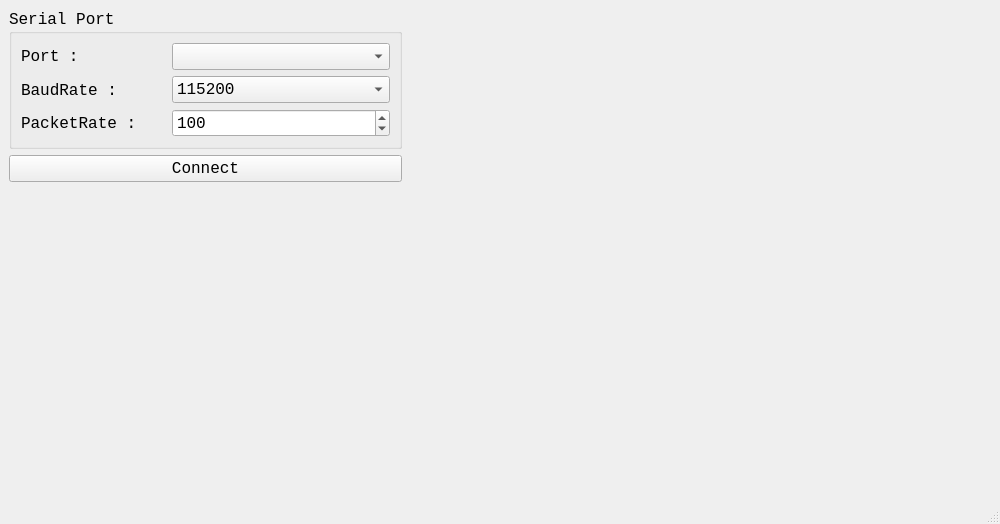
<?xml version="1.0" encoding="UTF-8"?>
<ui version="4.0">
 <class>MainWindow</class>
 <widget class="QMainWindow" name="MainWindow">
  <property name="geometry">
   <rect>
    <x>0</x>
    <y>0</y>
    <width>1000</width>
    <height>524</height>
   </rect>
  </property>
  <property name="font">
   <font>
    <family>Consolas</family>
   </font>
  </property>
  <property name="windowTitle">
   <string>MainWindow</string>
  </property>
  <widget class="QWidget" name="centralwidget">
   <layout class="QFormLayout" name="formLayout">
    <item row="0" column="0" colspan="2">
     <layout class="QHBoxLayout" name="horizontalLayout" stretch="2,3">
      <item>
       <layout class="QVBoxLayout" name="verticalLayout_SerialPort" stretch="0,0,0">
        <item>
         <widget class="QGroupBox" name="groupBox_SerialPort">
          <property name="font">
           <font>
            <family>Consolas</family>
            <pointsize>12</pointsize>
           </font>
          </property>
          <property name="layoutDirection">
           <enum>Qt::LeftToRight</enum>
          </property>
          <property name="title">
           <string>Serial Port</string>
          </property>
          <property name="flat">
           <bool>false</bool>
          </property>
          <property name="checkable">
           <bool>false</bool>
          </property>
          <layout class="QHBoxLayout" name="horizontalLayout_SerialPortGroup" stretch="2,3">
           <item>
            <layout class="QVBoxLayout" name="verticalLayout_Label">
             <item>
              <widget class="QLabel" name="label_Port">
               <property name="font">
                <font>
                 <family>Consolas</family>
                 <pointsize>12</pointsize>
                </font>
               </property>
               <property name="text">
                <string>Port :</string>
               </property>
              </widget>
             </item>
             <item>
              <widget class="QLabel" name="label_BaudRate">
               <property name="font">
                <font>
                 <family>Consolas</family>
                 <pointsize>12</pointsize>
                </font>
               </property>
               <property name="text">
                <string>BaudRate :</string>
               </property>
              </widget>
             </item>
             <item>
              <widget class="QLabel" name="label_PacketRate">
               <property name="text">
                <string>PacketRate :</string>
               </property>
              </widget>
             </item>
            </layout>
           </item>
           <item>
            <layout class="QVBoxLayout" name="verticalLayout_Parameter">
             <item>
              <widget class="MyComboBox" name="comboBox_Port">
               <property name="mouseTracking">
                <bool>false</bool>
               </property>
               <property name="editable">
                <bool>false</bool>
               </property>
               <property name="currentText">
                <string/>
               </property>
               <property name="currentIndex">
                <number>-1</number>
               </property>
               <property name="insertPolicy">
                <enum>QComboBox::InsertAtBottom</enum>
               </property>
               <property name="placeholderText">
                <string/>
               </property>
              </widget>
             </item>
             <item>
              <widget class="QComboBox" name="comboBox_BaudRate">
               <property name="currentIndex">
                <number>3</number>
               </property>
               <item>
                <property name="text">
                 <string>9600</string>
                </property>
               </item>
               <item>
                <property name="text">
                 <string>19200</string>
                </property>
               </item>
               <item>
                <property name="text">
                 <string>38400</string>
                </property>
               </item>
               <item>
                <property name="text">
                 <string>115200</string>
                </property>
               </item>
              </widget>
             </item>
             <item>
              <widget class="QSpinBox" name="spinBox_PacketRate">
               <property name="minimum">
                <number>1</number>
               </property>
               <property name="maximum">
                <number>1000</number>
               </property>
               <property name="value">
                <number>100</number>
               </property>
              </widget>
             </item>
            </layout>
           </item>
          </layout>
         </widget>
        </item>
        <item>
         <widget class="QPushButton" name="pushButton_Connect">
          <property name="font">
           <font>
            <family>Consolas</family>
            <pointsize>12</pointsize>
           </font>
          </property>
          <property name="text">
           <string>Connect</string>
          </property>
         </widget>
        </item>
        <item>
         <spacer name="verticalSpacer">
          <property name="orientation">
           <enum>Qt::Vertical</enum>
          </property>
          <property name="sizeHint" stdset="0">
           <size>
            <width>20</width>
            <height>40</height>
           </size>
          </property>
         </spacer>
        </item>
       </layout>
      </item>
      <item>
       <layout class="QVBoxLayout" name="verticalLayout_ChartView" stretch="6,5">
        <item>
         <layout class="QVBoxLayout" name="verticalLayout_ChartView1"/>
        </item>
        <item>
         <layout class="QVBoxLayout" name="verticalLayout_ChartView2"/>
        </item>
       </layout>
      </item>
     </layout>
    </item>
   </layout>
  </widget>
  <widget class="QMenuBar" name="menubar">
   <property name="geometry">
    <rect>
     <x>0</x>
     <y>0</y>
     <width>1000</width>
     <height>21</height>
    </rect>
   </property>
  </widget>
  <widget class="QStatusBar" name="statusbar"/>
 </widget>
 <customwidgets>
  <customwidget>
   <class>MyComboBox</class>
   <extends>QComboBox</extends>
   <header>mycombobox.h</header>
  </customwidget>
 </customwidgets>
 <resources/>
 <connections/>
</ui>
